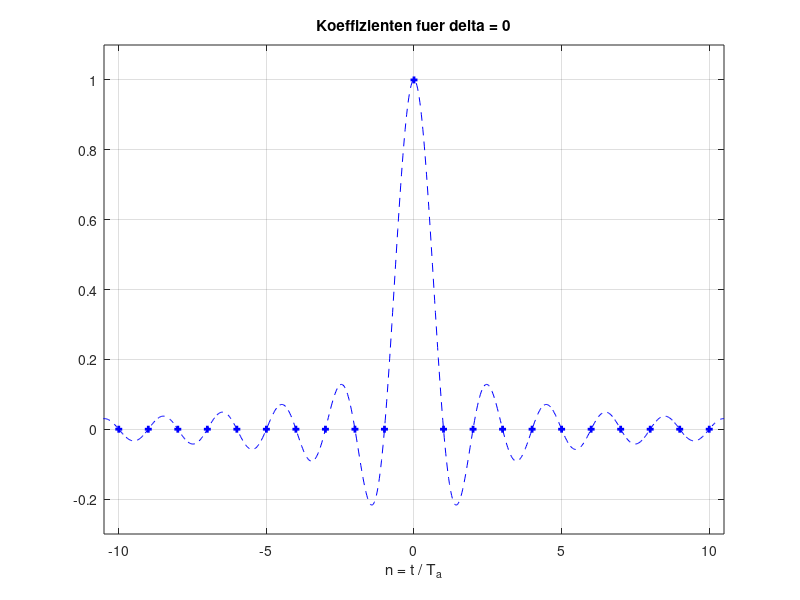
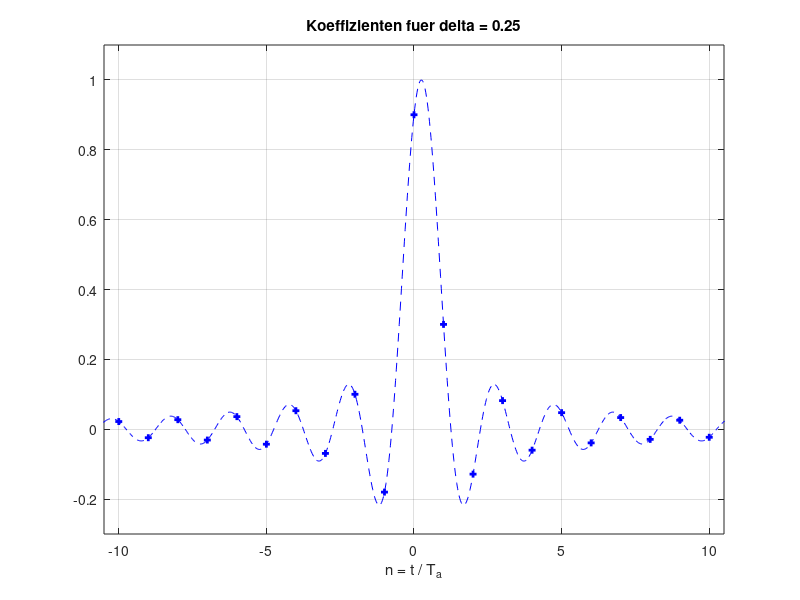
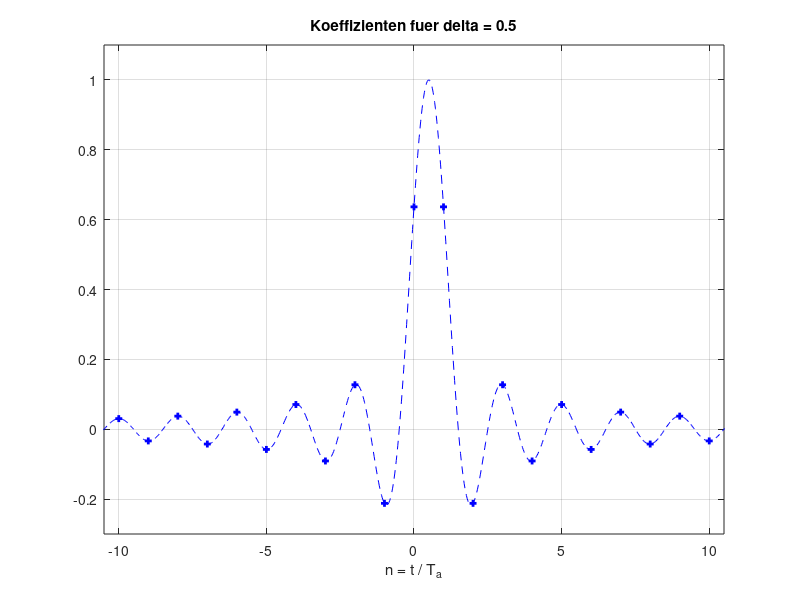
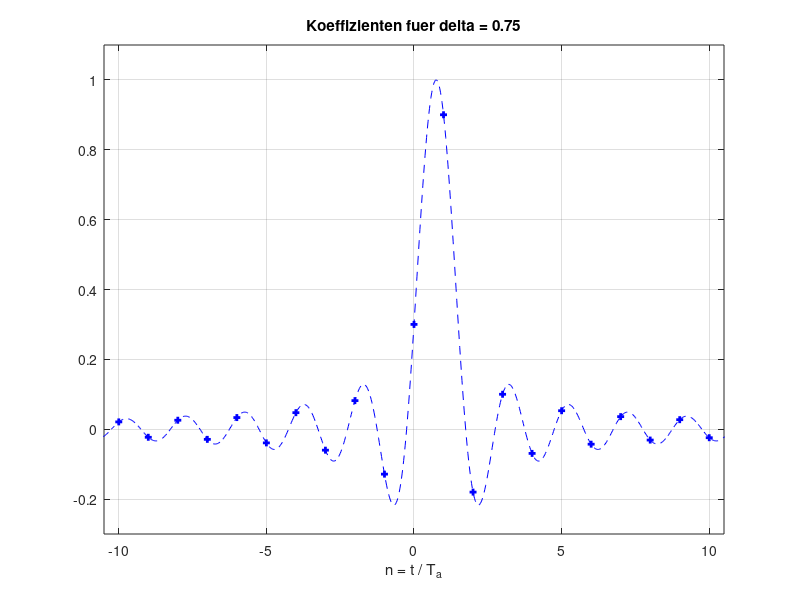

These figures' MATLAB source, in order:
function ddc_verzoegerung_h_delta
% Koeffizienten h_delta eines Verzoegerungsfilters
%
%------------------------------------------------
% (c) Eberhard Gamm (www.ibega.de),
%     LIKE (www.like.e-technik.uni-erlangen.de),
%     2013
%------------------------------------------------

close all;

% sin(x)/x
t_h = -11.5 : 0.025 : 10.5;
h_t = ( sin( pi * t_h ) + 1e-12 ) ./ ( pi * t_h + 1e-12 );

% diskrete Filter
delta = 0 : 0.25 : 1;
n_h = -10 : 10;
h_n = zeros( length(delta), length(n_h) );
for i = 1 : length(delta)
    h_n(i,:) = h_t( 461 + 40 * n_h - 40 * delta(i) ); 
end

figure(1);
plot(t_h+delta(1),h_t,'b--');
hold on;
plot(n_h,h_n(1,:),'bs','Linewidth',3,'Markersize',2);
hold off;
grid;
axis([-10.5 10.5 -0.3 1.1]);
xlabel('n = t / T_a');
title('Koeffizienten fuer delta = 0');

figure(2);
plot(t_h+delta(2),h_t,'b--');
hold on;
plot(n_h,h_n(2,:),'bs','Linewidth',3,'Markersize',2);
hold off;
grid;
axis([-10.5 10.5 -0.3 1.1]);
xlabel('n = t / T_a');
title('Koeffizienten fuer delta = 0.25');

figure(3);
plot(t_h+delta(3),h_t,'b--');
hold on;
plot(n_h,h_n(3,:),'bs','Linewidth',3,'Markersize',2);
hold off;
grid;
axis([-10.5 10.5 -0.3 1.1]);
if nargin > 0
    set(gca,'PlotBoxAspectRatio',[1 0.2 1]);
    set(gca,'Fontname','TimesNewRoman','Fontsize',12);
    print -deps fig3.eps
else
    xlabel('n = t / T_a');
    title('Koeffizienten fuer delta = 0.5');
end

figure(4);
plot(t_h+delta(4),h_t,'b--');
hold on;
plot(n_h,h_n(4,:),'bs','Linewidth',3,'Markersize',2);
hold off;
grid;
axis([-10.5 10.5 -0.3 1.1]);
xlabel('n = t / T_a');
title('Koeffizienten fuer delta = 0.75');

figure(5);
plot(t_h+delta(5),h_t,'b--');
hold on;
plot(n_h,h_n(5,:),'bs','Linewidth',3,'Markersize',2);
hold off;
grid;
axis([-10.5 10.5 -0.3 1.1]);
xlabel('n = t / T_a');
title('Koeffizienten fuer delta = 1');
